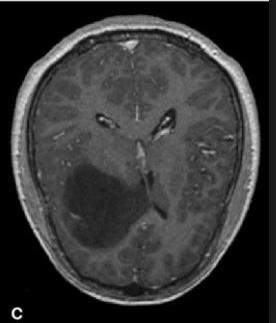
%> input picture y143.jpg, 276 x 323 px
$ octave --eval "result = CartesianUndersampler(imread('y143.jpg'));"   (GNU Octave 9; MATLAB toolbox functions it lacks are replaced by stand-ins)
%> lines starting %> are read from the running program, lines starting %| are printed output that depends on the picture; in (x1, y1, x2, y2) boxes, pixels count from 0 and x2, y2 are one past the last pixel; in counts of white or black regions, pixels touching at a corner belong together; the program's own positions count from 1
### fft2c.m
function d = fft2c(im)
 % d = fft2c(im)
 %
 % fft2c performs a centered fft2
 d = fftshift(fft2(ifftshift(im)));
end

### CartesianUndersampler.m
function [undersampled_image, sampling_mask] = CartesianUndersampler(image)
    % convert to k-space
    k_space = fft2c(image);
    [nx, ny] = size(image);
%> nx = 323; ny = 828

    % set sampling parameters
    center_fraction = 0.25;    % fully sample the middle 25%
    outer_fraction = 0.05;     % sample 5% of the outer regions

    % create empty mask
    mask = zeros(nx, ny);

    % define central region
    center_start = round((1 - center_fraction) * ny / 2);
%> center_start = 311
    center_end = round((1 + center_fraction) * ny / 2);
%> center_end = 518

    % sample all columns in the center
    mask(:, center_start:center_end) = 1;
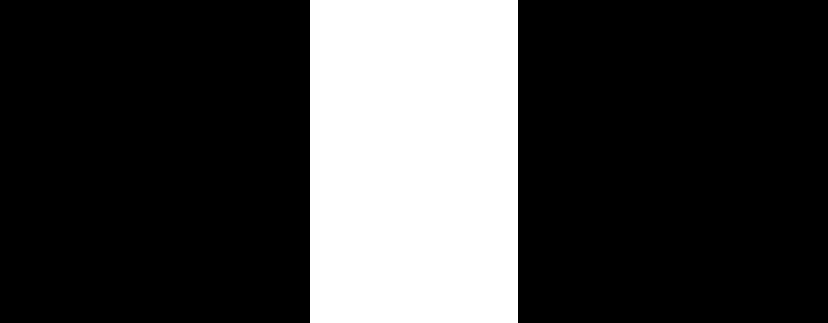
%> mask: size 323x828 double; values 0 (black) and 1 (white), 25.1% white; 1 white region, box (x1, y1, x2, y2) and area: (310, 0, 518, 323) 67184

    % calculate how often to sample in outer regions
    outer_sampling_factor = round(1 / outer_fraction);

    % sample left side columns
    for col = 1:center_start-1
        if mod(col, outer_sampling_factor) == 0
            mask(:, col) = 1;
        end
    end
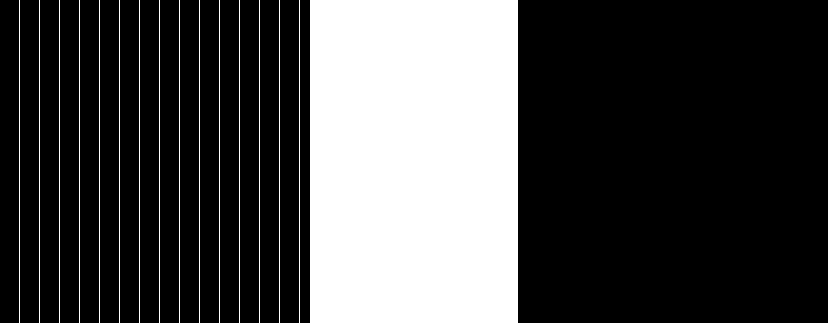
%> mask: size 323x828 double; values 0 (black) and 1 (white), 26.9% white; 16 white regions, largest, box (x1, y1, x2, y2) and area: (310, 0, 518, 323) 67184, (19, 0, 20, 323) 323, (39, 0, 40, 323) 323

    % sample right side columns
    for col = center_end+1:ny
        if mod(col, outer_sampling_factor) == 0
            mask(:, col) = 1;
        end
    end
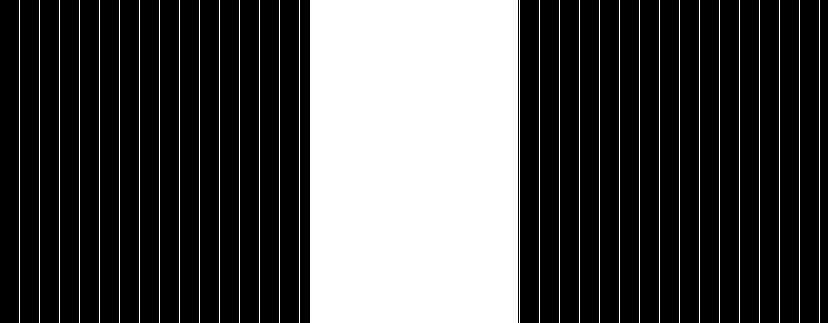
%> mask: size 323x828 double; values 0 (black) and 1 (white), 28.9% white; 32 white regions, largest, box (x1, y1, x2, y2) and area: (310, 0, 518, 323) 67184, (19, 0, 20, 323) 323, (39, 0, 40, 323) 323

    % calculate actual sampling percentage
    sampling_rate = sum(mask(:)) / numel(mask);
%> sampling_rate = 0.289

    % show the sampling pattern
    figure;
    imshow(mask, []);
    title(sprintf('cartesian sampling mask (%.2f%% sampling)', sampling_rate*100));

    % apply mask to k-space
%> (the run ends here)

$ run again, on y710.jpg
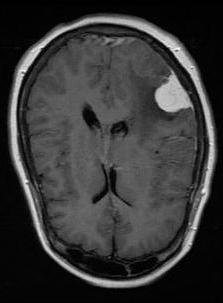
%> input picture y710.jpg, 223 x 303 px
%> after the loop in CartesianUndersampler, `for col = 1:center_start-1`:
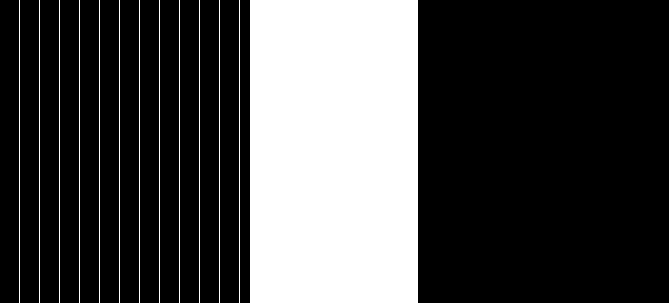
%> mask: size 303x669 double; values 0 (black) and 1 (white), 26.9% white; 13 white regions, largest, box (x1, y1, x2, y2) and area: (250, 0, 418, 303) 50904, (19, 0, 20, 303) 303, (39, 0, 40, 303) 303
%> after the loop in CartesianUndersampler, `for col = center_end+1:ny`:
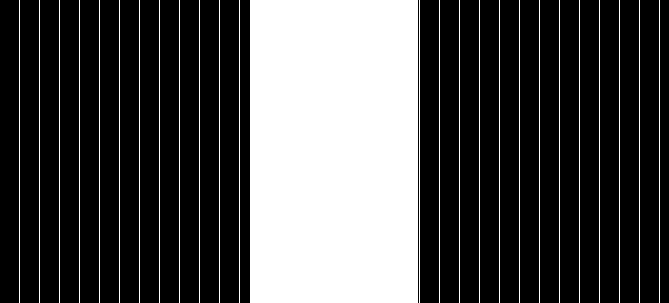
%> mask: size 303x669 double; values 0 (black) and 1 (white), 28.8% white; 26 white regions, largest, box (x1, y1, x2, y2) and area: (250, 0, 418, 303) 50904, (19, 0, 20, 303) 303, (39, 0, 40, 303) 303
